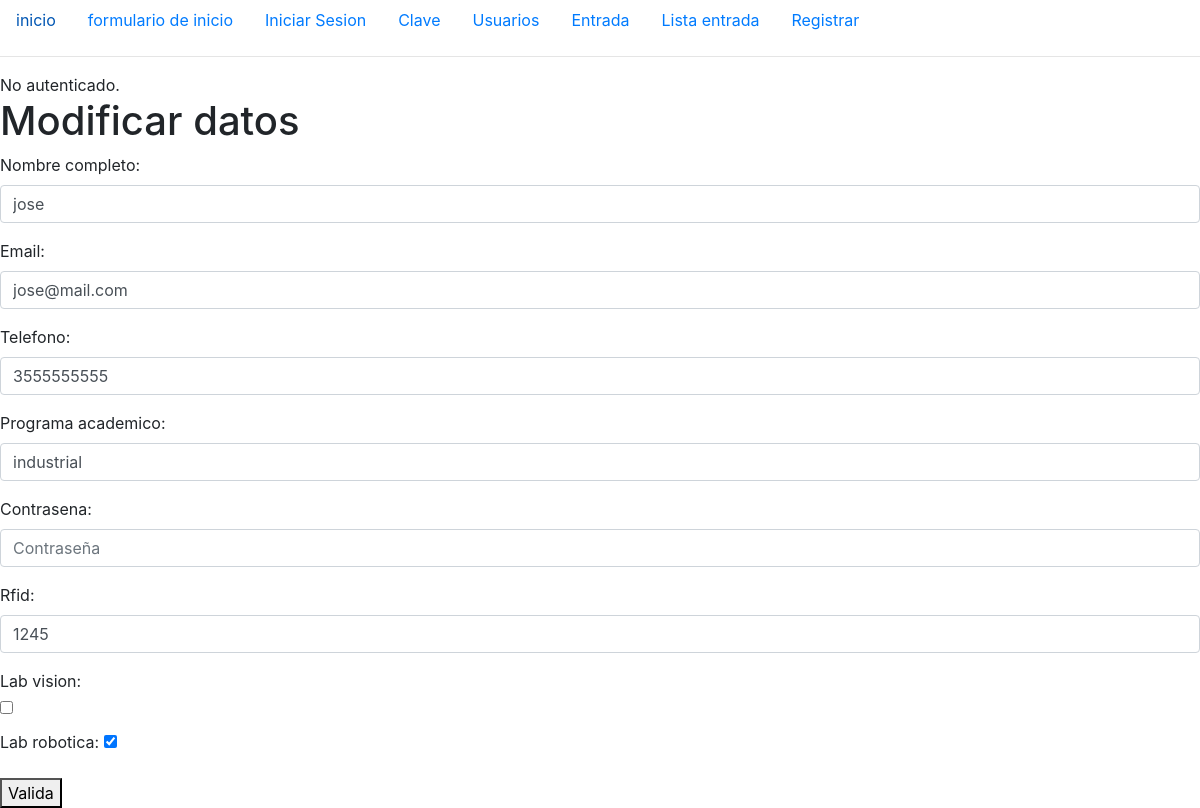
The page /actualizacion_clave/2 on the database its author committed.
### login/models.py (models this page shows, shortened)
class Verificacion(models.Model):
    usuario = models.ForeignKey(User, on_delete=models.CASCADE)
    nombre_completo = models.CharField(max_length=100)
    email = models.EmailField(max_length=100)
    telefono = models.CharField(max_length=10) # por que un numero tiene solo 10 digitos
    programa_academico = models.CharField(max_length=255)
    contrasena = models.CharField(max_length=10, unique=True)
    rfid = models.CharField(max_length=50, null=True, blank=True)
    lab_vision = models.BooleanField(default=False)
    lab_robotica = models.BooleanField(default=False)

### login/views.py (the view)
# urls.py: path('actualizacion_clave/<int:id>', views.actualizar_clave, name='actualizar_clave'),
def actualizar_clave(request, id):
    clave = Verificacion.objects.get(id=id)
    if request.method == 'POST':
        form = VerificacionForm(request.POST, instance=clave)
        if form.is_valid():
            form.save()
            return redirect('inicio')
    else:
        form = VerificacionForm(instance=clave)
    return render(request, 'pagina/actualizacion_clave.html', {'form':form})

### login/forms.py
class VerificacionForm(forms.ModelForm):
    class Meta:
        model = Verificacion
        fields = ['nombre_completo', 'email', 'telefono', 'programa_academico', 'contrasena', 'rfid', 'lab_vision', 'lab_robotica']
        widgets = {
            'nombre_completo': forms.TextInput(attrs={'placeholder': 'Nombre completo', 'class':'form-control', 'autocomplete':'off'}),
            'email': forms.EmailInput(attrs={'placeholder': 'Correo electrónico', 'class':'form-control', 'autocomplete':'off'}),
            'telefono': forms.TextInput(attrs={'placeholder': 'Teléfono', 'maxlength': '10', 'class':'form-control',}),
            'programa_academico': forms.TextInput(attrs={'placeholder': 'programa academico', 'class':'form-control', 'autocomplete':'off'}),
            'contrasena': forms.PasswordInput(attrs={'placeholder': 'Contraseña', 'class':'form-control',}),
            'rfid': forms.TextInput(attrs={'placeholder': 'RFID', 'maxlength': '10', 'class':'form-control', 'autocomplete':'off'}),
            'lab_vision': forms.CheckboxInput(attrs={'class':"form-check btn-check"}),
            'lab_robotica': forms.CheckboxInput(),
        }

### login/templates/pagina/actualizacion_clave.html (shortened to what this page needs)
{% extends 'main/prueba.html' %}
{% block content %}
    <h1>Modificar datos</h1>
    <form method="POST">
        {{form.as_p}}
        <button type='submit'>Valida</button>
    </form>
{% endblock  %}

### rows shown on the page
Verificacion: nombre_completo "jose", email "jose@mail.com", telefono "3555555555", programa_academico "industrial", rfid "1245", lab_robotica "☑"
